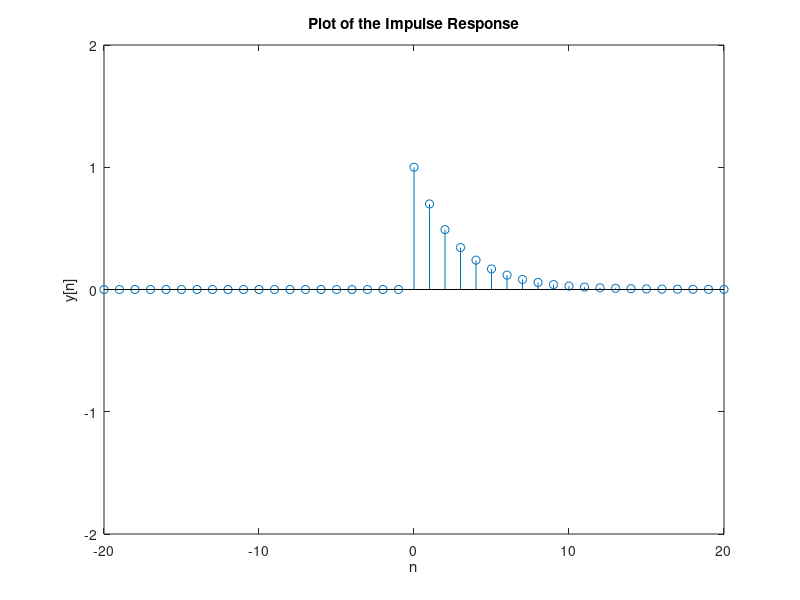
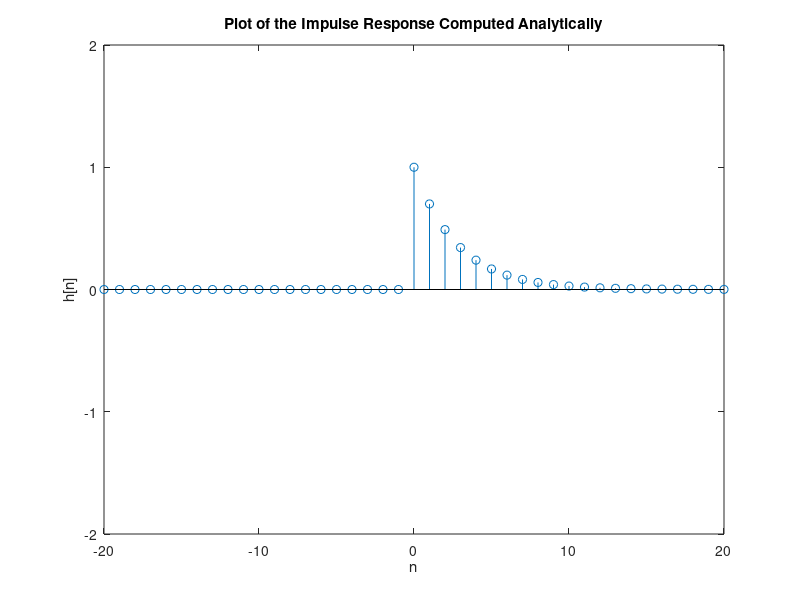
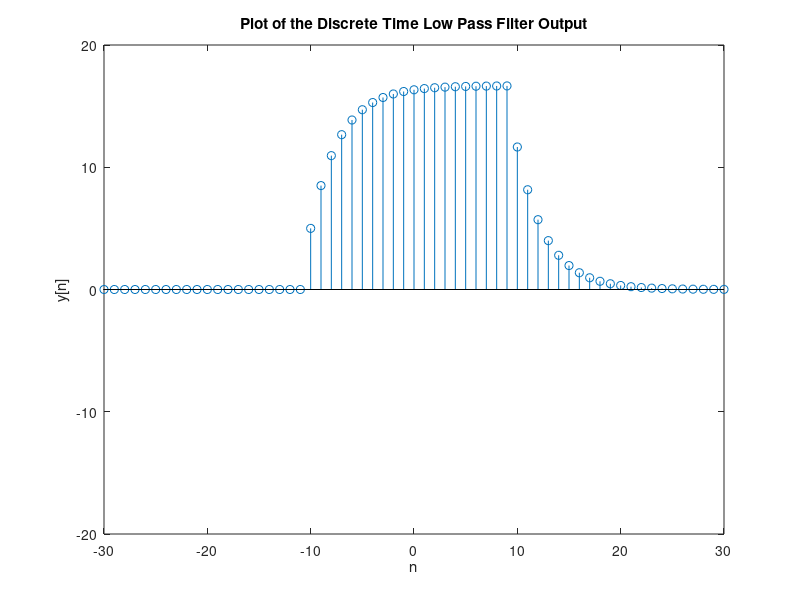
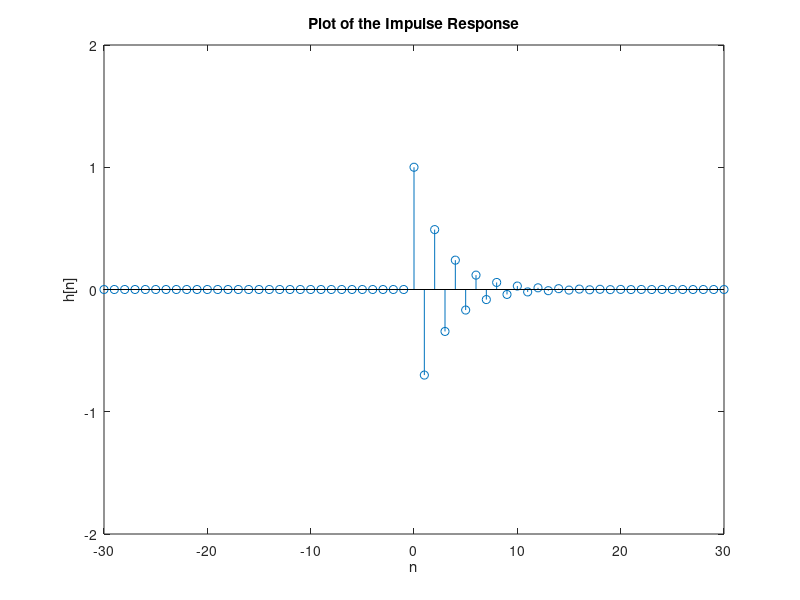

MATLAB code for these plots, in order: (Note: this script raises an error after producing the figures.)
%% MATLAB Assignment 3
% Ajinkya Joshi, EECE2520 Fundamentals of Linear Systems, April 15th, 2023 

%% Question 1

% predefined delta and unit step functions. 
delta= @(n) (n==0);
u = @(n) (n>=0);

%%% Part a

% part a defined perameters for the functions. 
n = -20:20;
x = delta(n); 
a = [1 -0.7];
b = 1; 

%setting values for x and y
x = delta(n);
y = filter(b,a,x);

%plotting for y
figure(1) %plot of one part compared to the analytical response. 
stem(n,y)
xlabel('n')
ylabel('y[n]')
ylim([-2 2]);
title('Plot of the Impulse Response')

%derrived analytical expresssion comparison 
k = 0.7;
h = k.^n .* (n>=0);

%plotting for h[n] 
figure(2)
stem(n, h)
ylim([-2 2]);
xlabel('n')
ylabel('h[n]')
title('Plot of the Impulse Response Computed Analytically')

% The analytical plot is identical to 


%% Part b

%setting n range and x value. 
n = -30:30;
x = 5 .* (u(n+10) - u(n-10));
p = filter (b,a,x);


%plotting for the filter. 
figure(3)
stem(n, p);
ylim([-20 20]);
xlabel('n')
ylabel('y[n]')
title('Plot of the Discrete Time Low Pass Filter Output')


%% Part c
%defined values. 
a = [1 0.7];
n = -30:30;
x = delta(n); % reusing the part a input for x
y = filter(b,a,x);

%plotting the impulse response. 
figure(4)
stem(n, y);
ylim([-2 2]);
xlabel('n')
ylabel('h[n]')
title('Plot of the Impulse Response')

%% part d
x = 5 .* ( u(n + 10) - u(n - 10) );
y = filter(b,a,x);
%plot
figure(5)
stem(n, y);
ylim([-20 20]);
xlabel('n')
ylabel('y[n]')
title('Plot of the Band Pass Filter Output')

% The output is confirmed to be much smaller. 
% The following filter is determined to be a band pass filter. 


%% Question 2

% Defined variables. 
N = 1000;
k = 0.5;
a = 1;
b = [1 zeros(1, N-1), k];
x = delta(n);

%defined impulse responses. 
h = filter(b, a, x);
h_i = filter(a, b, x);
h_eq = filter(a, b, h);


%% part 1

% Plot of all responses. 
figure(6);

subplot(2, 2, 1)
stem(n, h);
title('1. Plot of the Echo System Impulse Response')
xlabel('n')
ylabel('h[n]')

subplot(2, 2, 2)
stem(n, h_i)
title('2. Plot of the Echo Removal System Impulse Response. ')
xlabel('n')
ylabel('h_1[n]')

subplot(2, 2, 3)
stem(n, h_eq)
title('3. Plot of the Net Impulse Response')
xlabel('n')
ylabel('h_{eq}[n]')

subplot(2, 2, 4)
stem(n, x);
title('4. Plot of Dirac Delta Function')
xlabel('n')
ylabel('d[n]')


%% part 2

% File provided by assignment
load lineup-3.mat

% Redefinition of the variables. 
b = 1;
a = [1 zeros(1, N-1), k];

% Playing the original sound
soundsc(y, 8192) 

% After playing this sound sample it is apperant that the output is
% "lineup" but it has been repeated many times in echo. 

% remove echoes
z = filter(b, a, y);
%play without echo
soundsc(z, 8192)

% Post filtering, only one "lineup" was observed. the sound was also a lot
% more clear than the first sample. This meant that lineup echo was cleaned
% up only outputting one sound sample of the word. 


